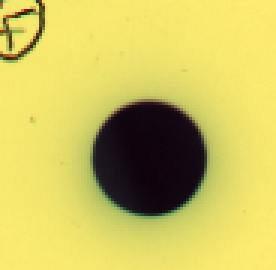
#> input picture Given/02-10-14/7days/02-10-14_Film007_cropped.tif, 92 x 90 px, found by its file name (shown 3 times larger)
$ python forY4.py   (Python 2 division)
#> lines starting #> are read from the running program, lines starting #| are printed output that depends on the picture
	#!/usr/bin/env python

#from libtiff import TIFF
import matplotlib.pyplot as plt
import numpy as np
import cv2
import math


#############################################################################

import array
import os

image_names = "../films/02-10-14/7days/02-10-14_Film007_cropped.tif" #just get calibration filmes#

f = image_names
print( f )

# read in the image
im = cv2.imread(f, -1)
#> im is the input picture: shape (90, 92, 3) uint16; mean B, G, R 18711.1, 33098.7, 34690.2

print im.shape
#| (90, 92, 3)

# for GaF scan only want the red part
# take the whole image and split into colors
redImage  = im[:,:,2]
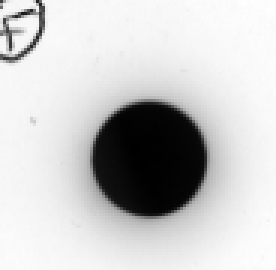
#> redImage: shape (90, 92) uint16 (shown 3 times larger); min 6639, max 42037, mean 34690.2; drawn with min black and max white
greenImage = im[:,:,1]
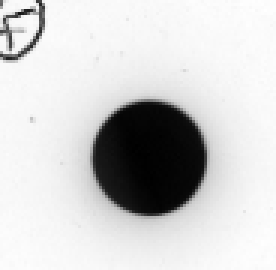
#> greenImage: shape (90, 92) uint16 (shown 3 times larger); min 4745, max 39560, mean 33098.7; drawn with min black and max white
blueImage = im[:,:,0]
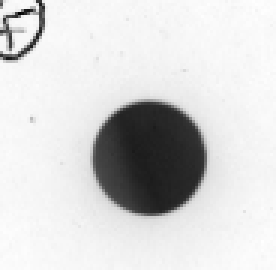
#> blueImage: shape (90, 92) uint16 (shown 3 times larger); min 4602, max 21410, mean 18711.1; drawn with min black and max white

# x values are flipped so reverse them
#redImage = np.flip(redImage,1)

print redImage.dtype
#| uint16

#inverts the colormap from a tiff for GaFChromic
redImage = 65535 - redImage
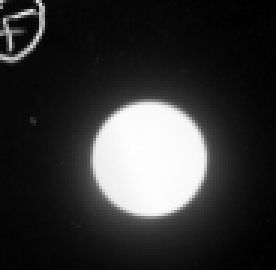
#> redImage: shape (90, 92) uint16 (shown 3 times larger); min 23498, max 58896, mean 30844.8; drawn with min black and max white

#convert original image to optical density
OD = -np.log10(redImage/65535.0)
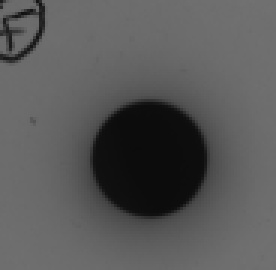
#> OD: shape (90, 92) float64 (shown 3 times larger); min 0.0464, max 0.445, mean 0.349

plt.figure()
plt.imshow(OD)
plt.show()
